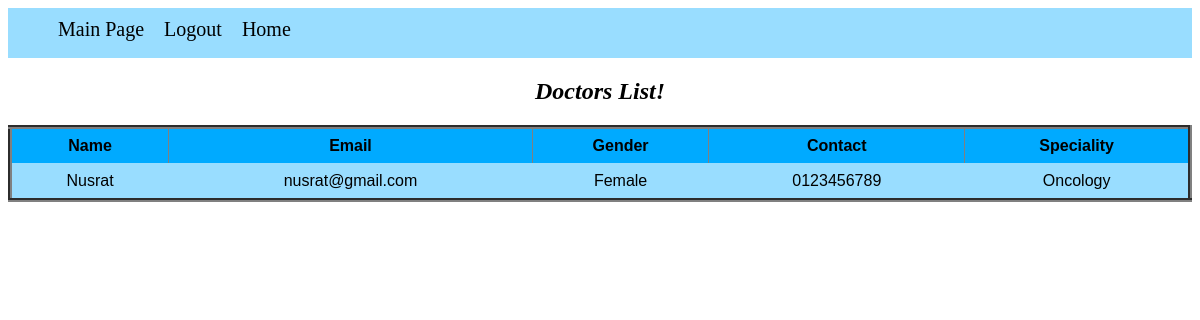
/Management/View/DoctorList.php (signed in), run on the app's committed database.
### tables this page shows
CREATE TABLE `doctors_db` (
  `Id` int(100) NOT NULL,
  `Name` varchar(100) NOT NULL,
  `Email` varchar(100) NOT NULL,
  `Gender` varchar(100) NOT NULL,
  `Username` varchar(100) NOT NULL,
  `Password` varchar(100) NOT NULL,
  `Contact` varchar(100) NOT NULL,
  `Speciality` varchar(100) NOT NULL,
  `Photo` varchar(200) NOT NULL
);

### Management/Model/db.php (called while the page is built, shortened)
<?php
class db{
function DoctorList($conn)
{
    $result = $conn->query("SELECT * FROM doctors_db");
    return $result;
}
}

### Management/View/DoctorList.php (the view, shortened to what this page needs)
<?php
include("header.php");
?>
<html>
<head>
</head>
<body>
        <center>
            <h2><b><i> Doctors List! </i></b></h2>
            <table border="4", width = "60%">
            <tr>
                <th>Name</th>
                <th>Email</th>
                <th>Gender</th>
                <th>Contact</th>
                <th>Speciality</th>
            </tr>
            <?php
                include("../Model/db.php");
                $connection = new db();
                $conobj=$connection->OpenCon();
                $userQuery=$connection->DoctorList($conobj);
                if ($userQuery->num_rows > 0) {
                    while($row = $userQuery->fetch_assoc()) {
                        echo "<tr>";
                        echo "<td>".$row["Name"]."</td>";
                        echo "<td>".$row["Email"]."</td>";
                        echo "<td>".$row["Gender"]."</td>";
                        echo "<td>".$row["Contact"]."</td>";
                        echo "<td>".$row["Speciality"]."</td>";
                        echo "</tr>";
                  }
                }
                ?>
		</table>
        <br>
        </center>
</body>
</html>

### Management/View/header.php (style rules this page uses)
table { font-family: arial, sans-serif; border-collapse: collapse; width: 100%; }
td { border: 1px solid #99ddff; text-align: left; padding: 8px; }
tr:nth-child(even) { background-color:#99ddff ; }
th { text-align: center; background-color:#00aaff; text-align: center; padding: 8px; }
td { text-align: center; }

### data on the page
doctors_db: Name "Nusrat", Email "nusrat@gmail.com", Gender "Female", Contact "0123456789", Speciality "Oncology"
